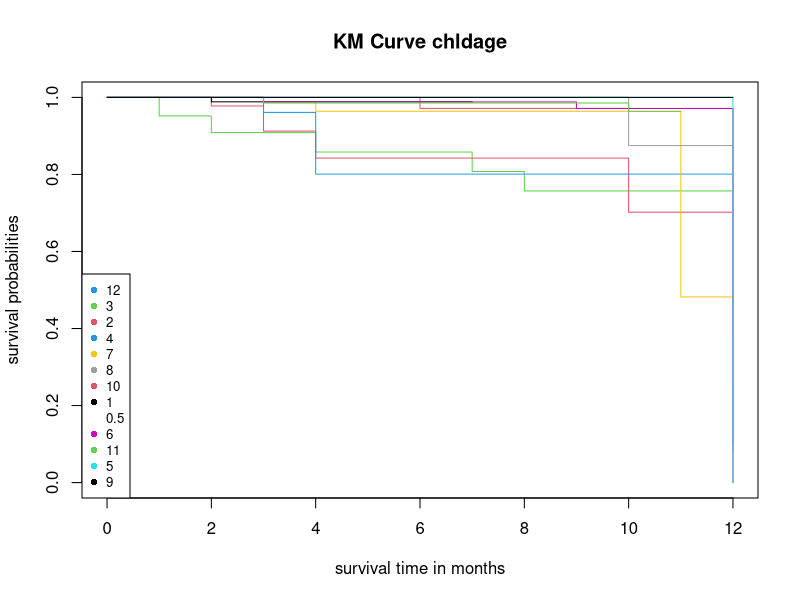
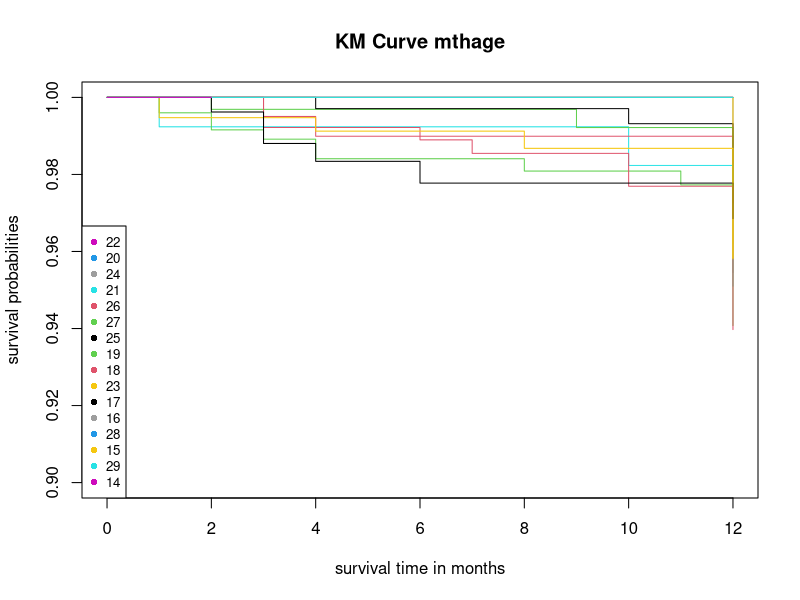
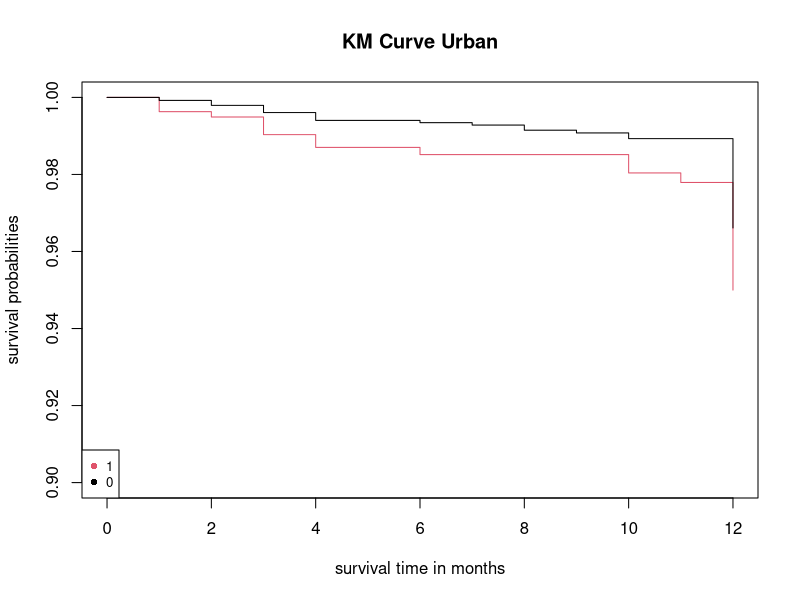
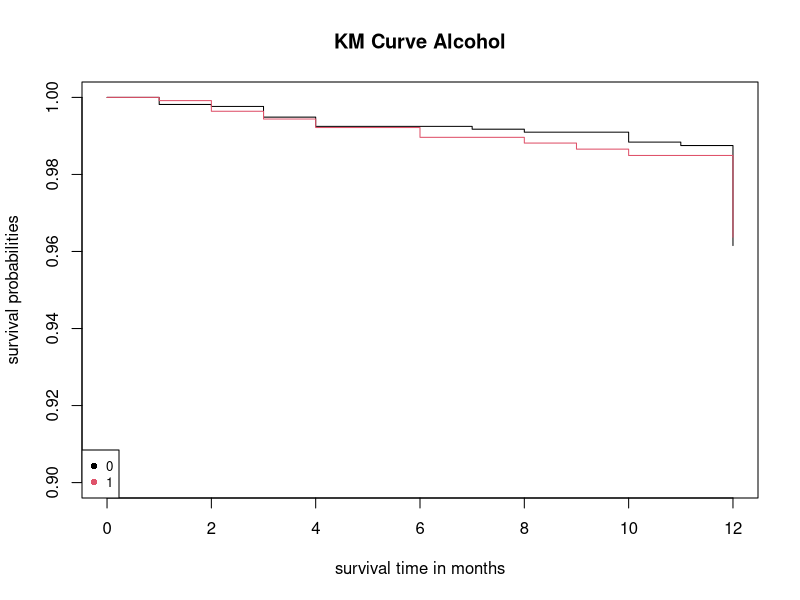
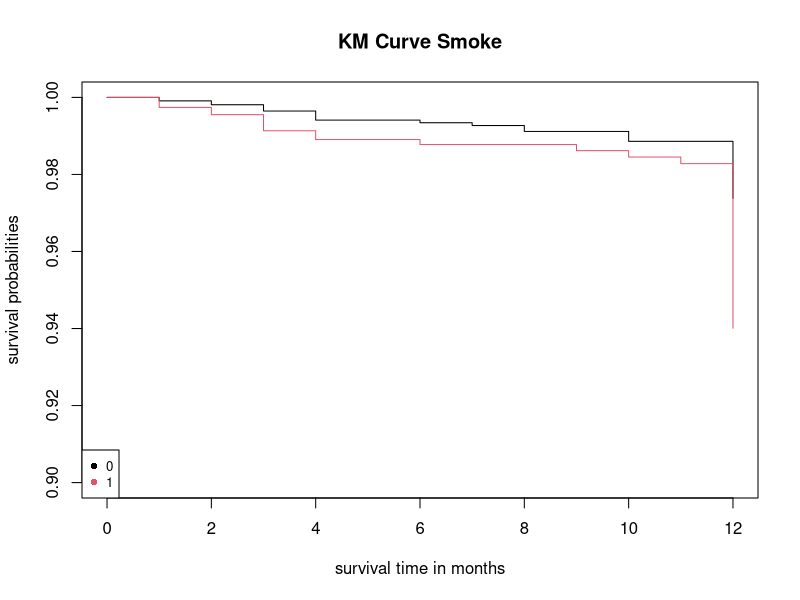
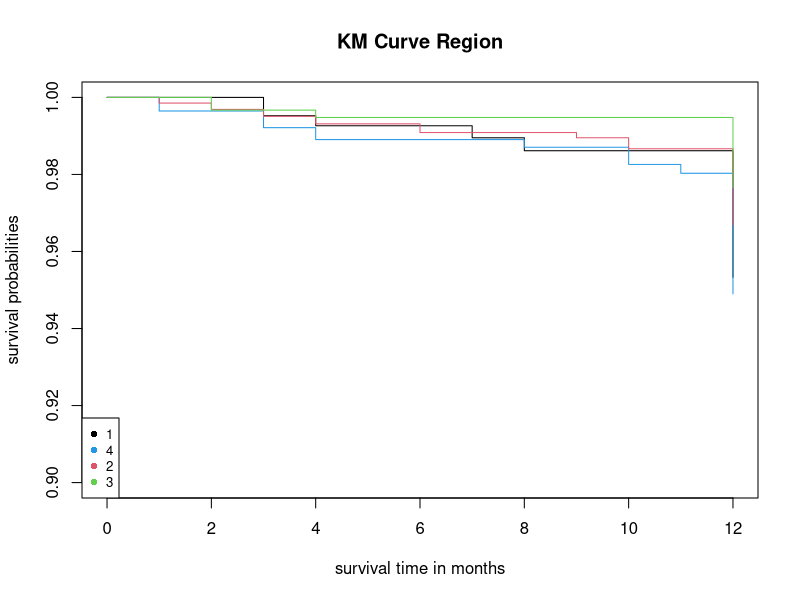
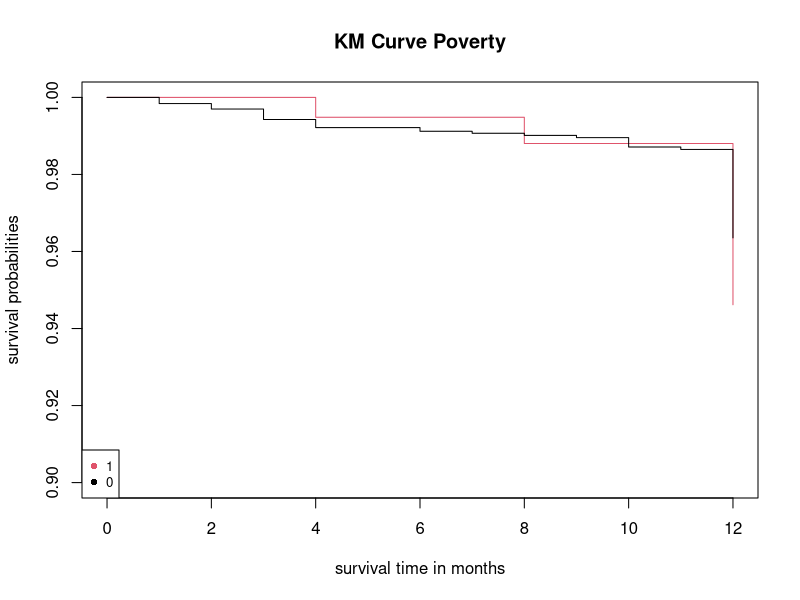
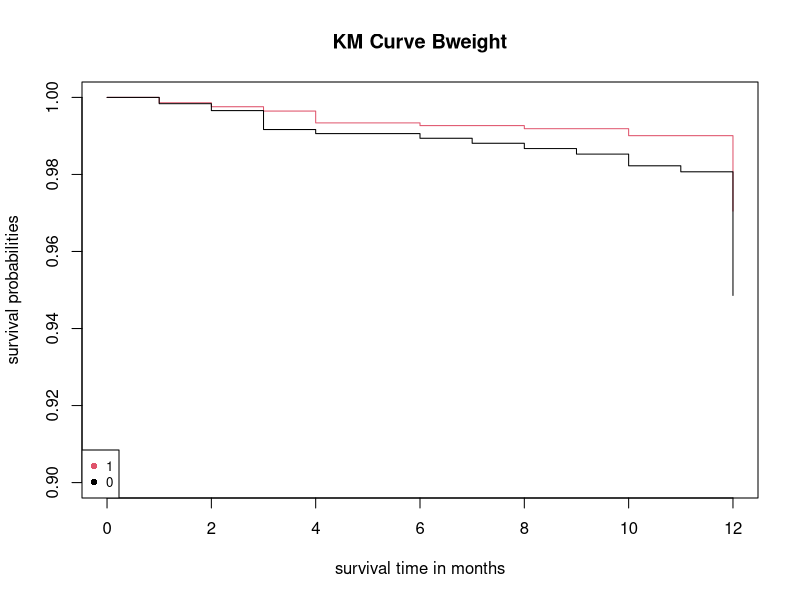

These figures' R source, in order:
## ---- chunk 1
library(KMsurv)
library(dplyr)
library(survival)
library(tidyverse)
## ---- chunk 2
data('pneumon')
pneumon %>% summarise(across(where(is.numeric), .fns = 
                                 list(min = min,
                                      median = median,
                                      mean = mean,
                                      stdev = sd,
                                      q25 = ~quantile(., 0.25),
                                      q75 = ~quantile(., 0.75),
                                      max = max))) %>%
  pivot_longer(everything(), names_sep='_', names_to=c('variable', '.value'))
## ---- chunk 3
str(pneumon)
sapply(pneumon, function(x) sum(is.na(x)))

pneumon$mthage <- as.numeric(pneumon$mthage)
pneumon$urban <- as.factor(pneumon$urban)
pneumon$alcohol <- as.factor(pneumon$alcohol)
pneumon$smoke <- as.factor(pneumon$smoke)
pneumon$region <- as.factor(pneumon$region)
pneumon$poverty <- as.factor(pneumon$poverty)
pneumon$bweight <- as.factor(pneumon$bweight)
pneumon$race <- as.factor(pneumon$race)
pneumon$education <- as.numeric(pneumon$education)
pneumon$nsibs <- as.numeric(pneumon$nsibs)
pneumon$wmonth <- as.numeric(pneumon$wmonth)
pneumon$sfmonth <- as.numeric(pneumon$sfmonth)
pneumon$smoke <- factor(pneumon$smoke, levels = c(0,1,2), labels = c(0,1,1))
# smoke = 0: no, 1:yes
pneumon$alcohol <- factor(pneumon$alcohol, levels = c(0,1,2,3,4), labels = c(0,1,1,1,1))
# alcohol = 0: no, 1:yes
pneumon$education_cat <- cut(pneumon$education, breaks = c(0,10,12,20), labels =c("Low_Edu", "Med_Edu", "High_Edu"))
pneumon$wmonth_cat <- cut(pneumon$wmonth, breaks = c(-1,0,30), labels = c("zero_month", "morethan_zero"))
pneumon$sfmonth_cat <- cut(pneumon$sfmonth, breaks = c(-1,0,30), labels = c("zero_month", "morethan_zero"))
remove_cols <- c('education','wmonth','sfmonth')
pneumon = subset(pneumon, select = !(names(pneumon) %in% remove_cols))
str(pneumon)
## ---- chunk 4
y <- Surv(pneumon$agepn, pneumon$hospital)
## ---- chunk 5
# child age
kmfit1 <- survfit(y ~ chldage, data = pneumon)
plot(kmfit1, col = c(unique(pneumon$chldage)),xlab="survival time in months", ylab="survival probabilities")
title(main = "KM Curve chldage")
legend("bottomleft", legend = c(unique(pneumon$chldage)), col=c(unique(pneumon$chldage)), pch = 16, 
       cex = 0.8, xjust = 1)

# mthage
kmfit2 <- survfit(y ~ mthage, data = pneumon)
plot(kmfit2, col = c(unique(pneumon$mthage)),xlab="survival time in months", ylab="survival probabilities",
     ylim = c(0.9,1))
title(main = "KM Curve mthage")
legend("bottomleft", legend = c(unique(pneumon$mthage)), col=c(unique(pneumon$mthage)), pch = 16, 
       cex = 0.8, xjust = 1)

# urban
kmfit3 <- survfit(y ~ urban, data = pneumon)
plot(kmfit3, col = c(unique(pneumon$urban)),xlab="survival time in months", ylab="survival probabilities",
     ylim = c(0.9,1))
title(main = "KM Curve Urban")
legend("bottomleft", legend = c(unique(pneumon$urban)), col=c(unique(pneumon$urban)), pch = 16, 
       cex = 0.8, xjust = 1)

# alchohol
kmfit4 <- survfit(y ~ alcohol, data = pneumon)
plot(kmfit4, col = c(unique(pneumon$alcohol)),xlab="survival time in months", ylab="survival probabilities",
     ylim = c(0.9,1))
title(main = "KM Curve Alcohol")
legend("bottomleft", legend = c(unique(pneumon$alcohol)), col=c(unique(pneumon$alcohol)), pch = 16, 
       cex = 0.8, xjust = 1)

# smoke
kmfit5 <- survfit(y ~ smoke, data = pneumon)
plot(kmfit5, col = c(unique(pneumon$smoke)),xlab="survival time in months", ylab="survival probabilities",
     ylim = c(0.9,1))
title(main = "KM Curve Smoke")
legend("bottomleft", legend = c(unique(pneumon$smoke)), col=c(unique(pneumon$smoke)), pch = 16, 
       cex = 0.8, xjust = 1)

# region
kmfit6 <- survfit(y ~ region, data = pneumon)
plot(kmfit6, col = c(unique(pneumon$region)),xlab="survival time in months", ylab="survival probabilities",
     ylim = c(0.9,1))
title(main = "KM Curve Region")
legend("bottomleft", legend = c(unique(pneumon$region)), col=c(unique(pneumon$region)), pch = 16, 
       cex = 0.8, xjust = 1)

# poverty
kmfit7 <- survfit(y ~ poverty, data = pneumon)
plot(kmfit7, col = c(unique(pneumon$poverty)),xlab="survival time in months", ylab="survival probabilities",
     ylim = c(0.9,1))
title(main = "KM Curve Poverty")
legend("bottomleft", legend = c(unique(pneumon$poverty)), col=c(unique(pneumon$poverty)), pch = 16, 
       cex = 0.8, xjust = 1)

# bweight
kmfit8 <- survfit(y ~ bweight, data = pneumon)
plot(kmfit8, col = c(unique(pneumon$bweight)),xlab="survival time in months", ylab="survival probabilities",
     ylim = c(0.9,1))
title(main = "KM Curve Bweight")
legend("bottomleft", legend = c(unique(pneumon$bweight)), col=c(unique(pneumon$bweight)), pch = 16, 
       cex = 0.8, xjust = 1)

# race
kmfit9 <- survfit(y ~ race, data = pneumon)
plot(kmfit9, col = c(unique(pneumon$race)),xlab="survival time in months", ylab="survival probabilities",
     ylim = c(0.9,1))
title(main = "KM Curve Race")
legend("bottomleft", legend = c(unique(pneumon$race)), col=c(unique(pneumon$race)), pch = 16, 
       cex = 0.8, xjust = 1)

# education
kmfit10 <- survfit(y ~ education_cat, data = pneumon)
plot(kmfit10, col = c(unique(pneumon$education_cat)),xlab="survival time in months", ylab="survival probabilities",
     ylim = c(0.9,1))
title(main = "KM Curve Education")
legend("bottomleft", legend = c(unique(pneumon$education_cat)), col=c(unique(pneumon$education_cat)), pch = 16, 
       cex = 0.8, xjust = 1)

# nsibs
kmfit11 <- survfit(y ~ nsibs, data = pneumon)
plot(kmfit11, col = c(unique(pneumon$nsibs)),xlab="survival time in months", ylab="survival probabilities",
     ylim = c(0.8,1))
title(main = "KM Curve nsibs")
legend("bottomleft", legend = c(unique(pneumon$nsibs)), col=c(unique(pneumon$nsibs)), pch = 16, 
       cex = 0.8, xjust = 1)

# wmonth
kmfit12 <- survfit(y ~ wmonth_cat, data = pneumon)
plot(kmfit12, col = c(unique(pneumon$wmonth_cat)),xlab="survival time in months", ylab="survival probabilities",
     ylim = c(0.9,1))
title(main = "KM Curve wmonth")
legend("bottomleft", legend = c(unique(pneumon$wmonth_cat)), col=c(unique(pneumon$wmonth_cat)), pch = 16, 
       cex = 0.8, xjust = 1)

# sfmonth
kmfit13 <- survfit(y ~ sfmonth_cat, data = pneumon)
plot(kmfit13, col = c(unique(pneumon$sfmonth_cat)),xlab="survival time in months", ylab="survival probabilities",
     ylim = c(0.9,1))
title(main = "KM Curve sfmonth")
legend("bottomleft", legend = c(unique(pneumon$sfmonth_cat)), col=c(unique(pneumon$sfmonth_cat)), pch = 16, 
       cex = 0.8, xjust = 1)
## ---- chunk 6
# chldage
LR1 <- survdiff(y ~ pneumon$chldage)
LR1$pvalue
if (LR1$pvalue < 0.05){
  cat('Reject H0')
}else{
  cat('Fail to Reject H0')
}

# mthage
LR2 <- survdiff(y ~ pneumon$mthage)
LR2$pvalue
if (LR2$pvalue < 0.05){
  cat('Reject H0')
}else{
  cat('Fail to Reject H0')
}

# urban
LR3 <- survdiff(y ~ pneumon$urban)
LR3$pvalue
if (LR3$pvalue < 0.05){
  cat('Reject H0')
}else{
  cat('Fail to Reject H0')
}

# alcohol
LR4 <- survdiff(y ~ pneumon$alcohol)
LR4$pvalue
if (LR4$pvalue < 0.05){
  cat('Reject H0')
}else{
  cat('Fail to Reject H0')
}

# smoke
LR5 <- survdiff(y ~ pneumon$smoke)
LR5$pvalue
if (LR5$pvalue < 0.05){
  cat('Reject H0')
}else{
  cat('Fail to Reject H0')
}

# region
LR6 <- survdiff(y ~ pneumon$region)
LR6$pvalue
if (LR6$pvalue < 0.05){
  cat('Reject H0')
}else{
  cat('Fail to Reject H0')
}

# poverty
LR7 <- survdiff(y ~ pneumon$poverty)
LR7$pvalue
if (LR7$pvalue < 0.05){
  cat('Reject H0')
}else{
  cat('Fail to Reject H0')
}

# bweight
LR8 <- survdiff(y ~ pneumon$bweight)
LR8$pvalue
if (LR8$pvalue < 0.05){
  cat('Reject H0')
}else{
  cat('Fail to Reject H0')
}

# race
LR9 <- survdiff(y ~ pneumon$race)
LR9$pvalue
if (LR9$pvalue < 0.05){
  cat('Reject H0')
}else{
  cat('Fail to Reject H0')
}

# education
LR10 <- survdiff(y ~ pneumon$education_cat)
LR10$pvalue
if (LR10$pvalue < 0.05){
  cat('Reject H0')
}else{
  cat('Fail to Reject H0')
}

# nsibs
LR11 <- survdiff(y ~ pneumon$nsibs)
LR11$pvalue
if (LR11$pvalue < 0.05){
  cat('Reject H0')
}else{
  cat('Fail to Reject H0')
}

# wmonth
LR12 <- survdiff(y ~ pneumon$wmonth_cat)
LR12$pvalue
if (LR12$pvalue < 0.05){
  cat('Reject H0')
}else{
  cat('Fail to Reject H0')
}

# sfmont
LR13 <- survdiff(y ~ pneumon$sfmonth_cat)
LR13$pvalue
if (LR13$pvalue < 0.05){
  cat('Reject H0')
}else{
  cat('Fail to Reject H0')
}
## ---- chunk 7
model1 <- coxph(y~. -agepn -hospital, data = pneumon)
summary(model1)

check_ph <- cox.zph(model1, transform = rank)
check_ph$table
## ---- chunk 8
minusloglog <- function(p){
  return(-log(-log(p)))
}

# child age
win.graph()
plot(kmfit1, fun = minusloglog, col = c(unique(pneumon$chldage)),xlab="survival time in months", ylab="-log -log S")
title(main = "Log Log Plot child age")
legend("bottomleft", legend = c(unique(pneumon$chldage)), col=c(unique(pneumon$chldage)), pch = 16, 
       cex = 0.8, xjust = 1)

# mthage
plot(kmfit2, fun = minusloglog, col = c(unique(pneumon$mthage)),xlab="survival time in months", ylab="-log -log S")
title(main = "Log Log Plot mthage")
legend("bottomleft", legend = c(unique(pneumon$mthage)), col=c(unique(pneumon$mthage)), pch = 16, 
       cex = 0.8, xjust = 1)

# urban
plot(kmfit3, fun = minusloglog, col = c(unique(pneumon$urban)),xlab="survival time in months", ylab="-log -log S")
title(main = "Log Log Plot Urban")
legend("bottomleft", legend = c(unique(pneumon$urban)), col=c(unique(pneumon$urban)), pch = 16, 
       cex = 0.8, xjust = 1)

# alchohol
plot(kmfit4, fun = minusloglog, col = c(unique(pneumon$alcohol)),xlab="survival time in months", ylab="-log -log S")
title(main = "Log Log Plot Alcohol")
legend("bottomleft", legend = c(unique(pneumon$alcohol)), col=c(unique(pneumon$alcohol)), pch = 16, 
       cex = 0.8, xjust = 1)

# smoke
plot(kmfit5, fun = minusloglog, col = c(unique(pneumon$smoke)),xlab="survival time in months", ylab="-log -log S")
title(main = "Log Log Plot Smoke")
legend("bottomleft", legend = c(unique(pneumon$smoke)), col=c(unique(pneumon$smoke)), pch = 16, 
       cex = 0.8, xjust = 1)

# region
plot(kmfit6, fun = minusloglog, col = c(unique(pneumon$region)),xlab="survival time in months", ylab="-log -log S")
title(main = "Log Log Plot Region")
legend("bottomleft", legend = c(unique(pneumon$region)), col=c(unique(pneumon$region)), pch = 16, 
       cex = 0.8, xjust = 1)

# poverty
plot(kmfit7, fun = minusloglog, col = c(unique(pneumon$poverty)),xlab="survival time in months", ylab="-log -log S")
title(main = "Log Log Plot Poverty")
legend("bottomleft", legend = c(unique(pneumon$poverty)), col=c(unique(pneumon$poverty)), pch = 16, 
       cex = 0.8, xjust = 1)

# bweight
plot(kmfit8, fun = minusloglog, col = c(unique(pneumon$bweight)),xlab="survival time in months", ylab="-log -log S")
title(main = "Log Log Plot Bweight")
legend("bottomleft", legend = c(unique(pneumon$bweight)), col=c(unique(pneumon$bweight)), pch = 16, 
       cex = 0.8, xjust = 1)

# race
plot(kmfit9, fun = minusloglog, col = c(unique(pneumon$race)),xlab="survival time in months", ylab="-log -log S")
title(main = "Log Log Plot Race")
legend("bottomleft", legend = c(unique(pneumon$race)), col=c(unique(pneumon$race)), pch = 16, 
       cex = 0.8, xjust = 1)

# education
plot(kmfit10, fun = minusloglog, col = c(unique(pneumon$education_cat)),xlab="survival time in months", ylab="-log -log S")
title(main = "Log Log Plot Education")
legend("bottomleft", legend = c(unique(pneumon$education_cat)), col=c(unique(pneumon$education_cat)), pch = 16, 
       cex = 0.8, xjust = 1)

# nsibs
plot(kmfit11, fun = minusloglog, col = c(unique(pneumon$nsibs)),xlab="survival time in months", ylab="-log -log S")
title(main = "Log Log Plot nsibs")
legend("bottomleft", legend = c(unique(pneumon$nsibs)), col=c(unique(pneumon$nsibs)), pch = 16, 
       cex = 0.8, xjust = 1)

# wmonth
plot(kmfit12, fun = minusloglog, col = c(unique(pneumon$wmonth_cat)),xlab="survival time in months", ylab="-log -log S")
title(main = "Log Log Plot wmonth")
legend("bottomleft", legend = c(unique(pneumon$wmonth_cat)), col=c(unique(pneumon$wmonth_cat)), pch = 16, 
       cex = 0.8, xjust = 1)

# sfmonth
plot(kmfit13, fun = minusloglog, col = c(unique(pneumon$sfmonth_cat)),xlab="survival time in months", ylab="-log -log S")
title(main = "Log Log Plot sfmonth")
legend("bottomleft", legend = c(unique(pneumon$sfmonth_cat)), col=c(unique(pneumon$sfmonth_cat)), pch = 16, 
       cex = 0.8, xjust = 1)
